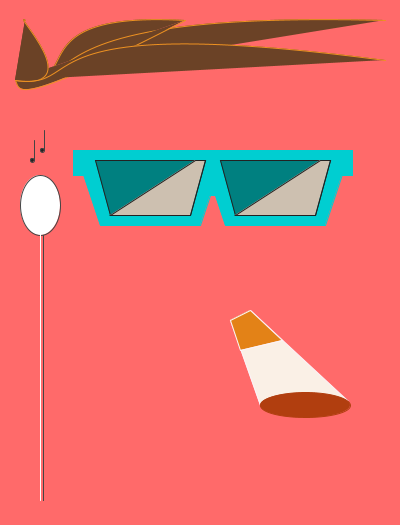
Frame 1 (no input)
Frame 60 (the mouse pressed at the canvas centre just before this capture): identical to frame 1, image omitted
Frame 120 (the mouse held since frame 60 and released just before this capture): identical to frame 1, image omitted

The Processing sketch that drew this single still picture (run headless with seeded random() and noise(); from frame 60 on, the mouse is pressed at the canvas centre):

// Processing sketch: processing_65190
// ── processing_65190.pde

/******************************************
*  Keaty
*    
*  self-portrait, smoking
*
*  These shapes include:
*  + a lot of quadrilaterals
*  + also some lines and ellipses

******************************************/

void setup() {
  
  size(400, 525); //size(width, height); in pixels
  smooth(); //this turns on anti-aliasing
}

void draw() {
  
  background(#FF6A6A);
  //glasses color
  fill(#00CED1);
  stroke(#00CED1);
  // quadrilateral left frame
  quad(75, 150, 100, 225, 200, 225, 225, 150);
  // quadrilateral right frame
  quad(200, 150, 225, 225, 325, 225, 350, 150);
  // quadrilateral arms
  quad(73, 150, 73, 175, 352, 175, 352, 150);
  // quadrilateral nose
  quad(200, 175, 200, 195, 225, 195, 225, 175);
  //lens color
  fill(#008080);
  stroke(#222222);
  // quadrilateral left lens
  quad(95, 160, 110, 215, 190, 215, 205, 160);
  // quadrilateral right lens
  quad(220, 160, 235, 215, 315, 215, 330, 160);
  // shine
  fill(#CDC0B0);
  stroke(#222222);
  // quadrilateral left lens shine
  quad(195, 160, 110, 215, 190, 215, 205, 160);
  // quadrilateral right lens shine
  quad(320, 160, 235, 215, 315, 215, 330, 160);
  // quadrilateral cigarette white
  fill(#FAF0E6);
  stroke(#FCF2F9);
  quad(230, 320, 260, 405, 347, 400, 250, 310);  
  // quadrilateral cigarette filter
  fill(#E38217);
  stroke(#FCF2F9);
  quad(230, 320, 240, 350, 282, 340, 250, 310);  
  // ellipse cigarette coal
  fill(#B13E0F);
  stroke(#B13E0F); 
  ellipse(305, 405, 90, 25);
  // hair curve
  fill(#6B4226);
  stroke(#ED9121);
  bezierDetail(1);
  bezier(185, 20, 10, 10, 90, 90, 15, 80);
  stroke(#6B4226);
  bezierDetail(3);
  bezier(25, 20, 10, 10, 90, 90, 15, 80);
  stroke(#ED9121);
  bezierDetail(12);
  bezier(385, 20, 10, 10, 90, 90, 15, 80);
  bezierDetail(1);
  bezier(185, 20, 10, 110, 20, 90, 15, 80);
  stroke(#ED9121);
  bezierDetail(3);
  bezier(25, 20, 10, 10, 90, 90, 15, 80);
  stroke(#ED9121);
  bezierDetail(12);
  bezier(385, 60, 10, 10, 90, 90, 15, 80);
  // ear buds
  fill(#ffffff);
  stroke(#444444);
  ellipse(40, 205, 40, 60);
  // music
  stroke(#ffffff); 
  line(40, 185, 40, 500);
  stroke(#444444); 
  line(43, 235, 43, 500);
  fill(#222222);
  ellipse(32, 160, 4, 4);
  line(34, 160, 34, 140);
  line(43, 235, 43, 500);
  fill(#222222);
  ellipse(42, 150, 4, 4);
  line(44, 150, 44, 130);
}
